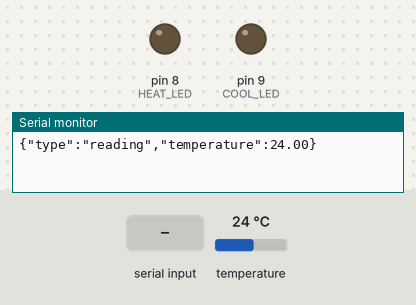
This sketch was run on a simulated Arduino Uno, built with avr-gcc and run on an emulated ATmega328P. On the bench: output pins drawn as LEDs (lit = HIGH), the last lines printed to the serial monitor. Inputs (shaded band) come from the test bench; at power-on: temperature 24 °C.

Above: at 1.2 s.
1.3 s: "HEAT\n" received over Serial
At 2.3 s:
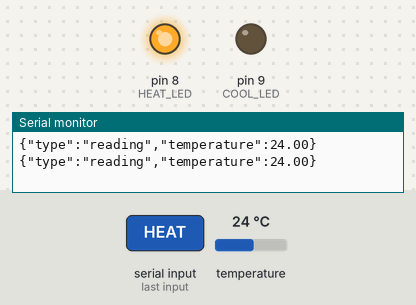
5.5 s: "COOL\n" received over Serial
At 6.7 s:
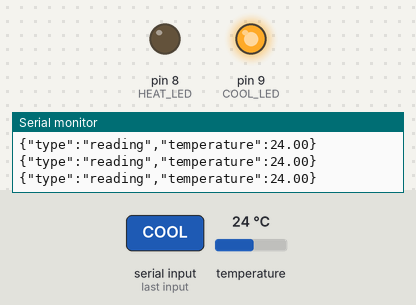
Timing chart, 0 to 10.0 s (numbered marks = the images above; inputs shaded):
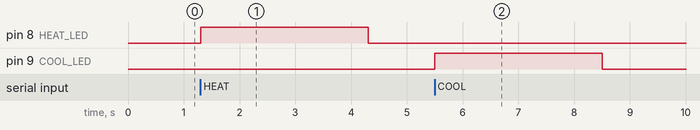

The sketch:

firmware.ino
```cpp
// Arduino Uno + DS18B20. Outputs drive indicator LEDs only.
#include <OneWire.h>
#include <DallasTemperature.h>

const byte SENSOR_PIN = 2;
const byte HEAT_LED = 8;
const byte COOL_LED = 9;
const unsigned long WATCHDOG_MS = 3000;
OneWire oneWire(SENSOR_PIN);
DallasTemperature sensors(&oneWire);
unsigned long lastCommand = 0, conversionStarted = 0;
bool sensorValid = false;
char command[12];
byte commandLength = 0;
bool overflow = false;

void outputsOff() {
  digitalWrite(HEAT_LED, LOW);
  digitalWrite(COOL_LED, LOW);
}

void applyCommand() {
  command[commandLength] = '\0';
  if (overflow) { outputsOff(); return; }
  if (!strcmp(command, "OFF")) { outputsOff(); lastCommand = millis(); }
  else if (!strcmp(command, "HEAT") && sensorValid) {
    digitalWrite(COOL_LED, LOW); digitalWrite(HEAT_LED, HIGH); lastCommand = millis();
  } else if (!strcmp(command, "COOL") && sensorValid) {
    digitalWrite(HEAT_LED, LOW); digitalWrite(COOL_LED, HIGH); lastCommand = millis();
  } else outputsOff();
}

void setup() {
  pinMode(HEAT_LED, OUTPUT); pinMode(COOL_LED, OUTPUT); outputsOff();
  Serial.begin(9600);
  sensors.begin();
  sensors.setResolution(12);
  sensors.setWaitForConversion(false);
  sensors.requestTemperatures(); conversionStarted = millis();
}

void loop() {
  while (Serial.available()) {
    char c = Serial.read();
    if (c == '\n') { applyCommand(); commandLength = 0; overflow = false; }
    else if (c != '\r') {
      if (commandLength < sizeof(command) - 1) command[commandLength++] = c;
      else overflow = true;
    }
  }
  if (millis() - lastCommand > WATCHDOG_MS || !sensorValid) outputsOff();
  if (millis() - conversionStarted >= 1000) {
    float temperature = sensors.getTempCByIndex(0);
    sensorValid = temperature != DEVICE_DISCONNECTED_C && temperature >= -20 && temperature <= 60;
    Serial.print("{\"type\":\"reading\",\"temperature\":");
    if (sensorValid) Serial.print(temperature, 2);
    else { Serial.print("null"); outputsOff(); }
    Serial.println("}");
    sensors.requestTemperatures(); conversionStarted = millis();
  }
}
```

Measured:
- after the input at 1.3 s, pin 8 (HEAT_LED): LOW → HIGH at once, → LOW 3.0 s later
- after the input at 5.5 s, pin 9 (COOL_LED): LOW → HIGH at once, → LOW 3.0 s later
